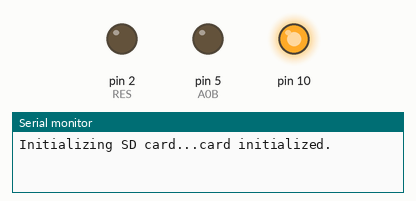
This sketch was run on a simulated Arduino Uno, built for the host (arithmetic inside an expression is 32-bit, double 64-bit). Parts: output pins drawn as LEDs (lit = HIGH), the last lines printed to the serial monitor. Storage starts empty; pins used as bus, display or sensor lines are not drawn.

Above: at 0.1 s.
At 3.1 s:
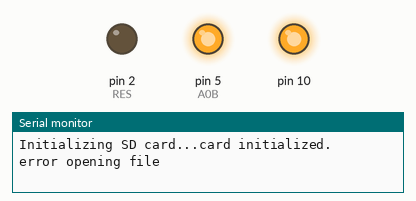
Timing chart, 0 to 4.6 s (numbered marks = the images above):
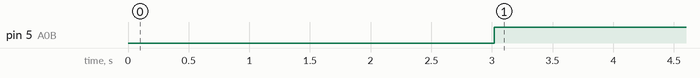

The sketch:

OLEDFrame.ino
```cpp
/*
    e-Gizmo OLED Shield

 Sample codes

 Codes by:
 e-Gizmo Mechatronix Central
 http://www.e-gizmo.com

 ChangeLog:
 06/02/14 - @egizmoMehatronix Central
          - SD library Modified and additional codes
            for gizDuino + and X.


 For gizDuino 328:(UnComment the two define ports
            if you are using the gizDuino 168/328 ONLY)

 For gizDuino + or X: Same procedure in + and X
            if you want to use them.

Go to the *selection of gizDuino Boards to use.

Note: Replace .bmp images with your own images in .bmp format.
*/

#include <SD.h>

const byte REG_SOFTRES = 0x01; //Software Reset
const byte REG_DDISP_ON_OFF = 0x02; //Display ON/OFF SET
const byte REG_DSTBY_ON_OFF = 0x03; //Stanby Mode Set
const byte REG_DFRAME = 0x04; //Set Frame Frequence
const byte REG_WriteDirection = 0x05; //Sets GRAM Writing Direction
const byte REG_ScanDirection = 0x06; //Row Scan Direction
const byte REG_DispSize = 0x07; //Display Size Set
const byte REG_IF_Bus_Sel = 0x08; //Interface bus Select
const byte REG_Data_Masking = 0x09; //Masking Data
const byte REG_MBOXSize = 0x0A; //Data Reading/Writing Box
const byte REG_DISPStart = 0x0B; //Display Start Address
const byte REG_DataWrite = 0x0C; //Reading/Write Dot matrix Display Data
const byte REG_READREG = 0x0D; //Read Register Status
const byte REG_DotCurrent = 0x0E; //Set Dot Marix Current Level
const byte REG_DotPeakCurrent = 0x0F; //Set Dot Marix Peak Current Level
const byte REG_PreC_Width = 0x1C; //Sets Precharge pulse width
const byte REG_PeakWidth = 0x1D; //Set Peak Pulse Width
const byte REG_PeakDelay = 0x1E; //Sets Peak Pulse Delay(0u~63u)
const byte REG_Row_Scan = 0x1F; //Set Row Scan Operation
const byte REG_IF_SEL = 0x2D; //Set Interface Mode
const byte REG_RGB_IF_CTRL = 0x2E; //RGB I/F Control
const byte REG_RGB_IF_POL = 0x2F; //Set RGB I/F Polarity
const byte REG_VCC_R_SEL = 0x30; //Set Internal Regulator for Row Scan
const byte REG_XTALK_Mode = 0x31; //Set XTALK Condition Setting
const byte REG_XTALK_EN = 0x32; //Set XTALK Enable
const byte REG_AGING_EN = 0x35; //Set AGING Mode
const byte REG_Gamma_Tune = 0x3A; //Set Gamma Correction Table Set
const byte REG_Gamma_Initial = 0x3B; //Set Gamma Correction Table Initialize

const byte A0B = 5;
const byte CSB = 4;
const byte WRB = 3;
const byte RES = 2;

byte RED;
byte GREEN;
byte BLUE;

unsigned int Y, X;

/*--------- Selection of gizDuino Boards to use ------------*/

/* For gizDuino 328 */
//#define PORTOLED PORTC
//#define PORTOLEDDDR DDRC

/* For gizDuino +   */
//#define PORTOLED PORTA
//#define PORTOLEDDDR DDRA

/* For gizDuino X  */
#define PORTOLED PORTF
#define PORTOLEDDDR DDRF

/*---------------------------------------------------------*/

const int chipSelect = 4;

void setup() {
  Serial.begin(9600);
    PORTOLEDDDR = ~0x00;    //D0-D7 output
    pinMode(A0B, OUTPUT);
    pinMode(CSB, OUTPUT);
    pinMode(WRB, OUTPUT);
    pinMode(RES, OUTPUT);

    pinMode(7, INPUT_PULLUP);
    pinMode(8, INPUT_PULLUP);
    pinMode(9, INPUT_PULLUP);
    pinMode(10, INPUT_PULLUP);
    pinMode(11, INPUT_PULLUP);
    pinMode(12, INPUT_PULLUP);
//    WRITE_COMMAND(0x01); // Display ON/OFF SET
//    while(1);
    init_OLED();
  Serial.print("Initializing SD card...");
  // make sure that the default chip select pin is set to
  // output, even if you don't use it:
  pinMode(SS, OUTPUT);

  // see if the card is present and can be initialized:
  if (!SD.begin(10, 11, 12, 13)) {
    Serial.println("Card failed, or not present");
    // don't do anything more:
    return;
  }
  Serial.println("card initialized.");
}

void loop() {
  while(1) {
  delay(3000);
        WRITE_COMMAND(REG_DISPStart);
        WRITE_DATA(0x00);
        WRITE_DATA(0x00);
        WRITE_DATA(0x00);
        WRITE_DATA(0x00);
        WRITE_COMMAND(REG_DataWrite);
  // open the file. note that only one file can be open at a time,
  // so you have to close this one before opening another.
  File dataFile = SD.open("1.bmp");

  // if the file is available, write to it:
  if (dataFile) {
    for(Y=0; Y<54; Y++) {
      dataFile.read();
    }
    while (dataFile.available()) {
        WRITE_DATA(dataFile.read() >> 2);
    }
    dataFile.close();
  }
  // if the file isn't open, pop up an error:
  else {
    Serial.println("error opening file");
  }
  delay(3000);

        WRITE_COMMAND(REG_DISPStart);
        WRITE_DATA(0x00);
        WRITE_DATA(0x00);
        WRITE_DATA(0x00);
        WRITE_DATA(0x00);
        WRITE_COMMAND(REG_DataWrite);
  // open the file. note that only one file can be open at a time,
  // so you have to close this one before opening another.
  dataFile = SD.open("adrian.bmp");

  // if the file is available, write to it:
  if (dataFile) {
    for(Y=0; Y<54; Y++) {
      dataFile.read();
    }
    while (dataFile.available()) {
        WRITE_DATA(dataFile.read() >> 2);
    }
    dataFile.close();
  }
  // if the file isn't open, pop up an error:
  else {
    Serial.println("error opening file");
  }

  delay(3000);

        WRITE_COMMAND(REG_DISPStart);
        WRITE_DATA(0x00);
        WRITE_DATA(0x00);
        WRITE_DATA(0x00);
        WRITE_DATA(0x00);
        WRITE_COMMAND(REG_DataWrite);
  // open the file. note that only one file can be open at a time,
  // so you have to close this one before opening another.
  dataFile = SD.open("dheyjem.bmp");

  // if the file is available, write to it:
  if (dataFile) {
    for(Y=0; Y<54; Y++) {
      dataFile.read();
    }
    while (dataFile.available()) {
        WRITE_DATA(dataFile.read() >> 2);
    }
    dataFile.close();
  }
  // if the file isn't open, pop up an error:
  else {
    Serial.println("error opening file");
  }

        WRITE_COMMAND(REG_DISPStart);
        WRITE_DATA(0x00);
        WRITE_DATA(0x00);
        WRITE_DATA(0x00);
        WRITE_DATA(0x00);
        WRITE_COMMAND(REG_DataWrite);
  // open the file. note that only one file can be open at a time,
  // so you have to close this one before opening another.
  dataFile = SD.open("earvin.bmp");

  // if the file is available, write to it:
  if (dataFile) {
    for(Y=0; Y<54; Y++) {
      dataFile.read();
    }
    while (dataFile.available()) {
        WRITE_DATA(dataFile.read() >> 2);
    }
    dataFile.close();
  }
  // if the file isn't open, pop up an error:
  else {
    Serial.println("error opening file");
  }


        WRITE_COMMAND(REG_DISPStart);
        WRITE_DATA(0x00);
        WRITE_DATA(0x00);
        WRITE_DATA(0x00);
        WRITE_DATA(0x00);
        WRITE_COMMAND(REG_DataWrite);
  // open the file. note that only one file can be open at a time,
  // so you have to close this one before opening another.
  dataFile = SD.open("harvey.bmp");

  // if the file is available, write to it:
  if (dataFile) {
    for(Y=0; Y<54; Y++) {
      dataFile.read();
    }
    while (dataFile.available()) {
        WRITE_DATA(dataFile.read() >> 2);
    }
    dataFile.close();
  }
  // if the file isn't open, pop up an error:
  else {
    Serial.println("error opening file");
  }


        WRITE_COMMAND(REG_DISPStart);
        WRITE_DATA(0x00);
        WRITE_DATA(0x00);
        WRITE_DATA(0x00);
        WRITE_DATA(0x00);
        WRITE_COMMAND(REG_DataWrite);
  // open the file. note that only one file can be open at a time,
  // so you have to close this one before opening another.
  dataFile = SD.open("JB.bmp");

  // if the file is available, write to it:
  if (dataFile) {
    for(Y=0; Y<54; Y++) {
      dataFile.read();
    }
    while (dataFile.available()) {
        WRITE_DATA(dataFile.read() >> 2);
    }
    dataFile.close();
  }
  // if the file isn't open, pop up an error:
  else {
    Serial.println("error opening file");
  }


        WRITE_COMMAND(REG_DISPStart);
        WRITE_DATA(0x00);
        WRITE_DATA(0x00);
        WRITE_DATA(0x00);
        WRITE_DATA(0x00);
        WRITE_COMMAND(REG_DataWrite);
  // open the file. note that only one file can be open at a time,
  // so you have to close this one before opening another.
  dataFile = SD.open("jerash.bmp");

  // if the file is available, write to it:
  if (dataFile) {
    for(Y=0; Y<54; Y++) {
      dataFile.read();
    }
    while (dataFile.available()) {
        WRITE_DATA(dataFile.read() >> 2);
    }
    dataFile.close();
  }
  // if the file isn't open, pop up an error:
  else {
    Serial.println("error opening file");
  }


        WRITE_COMMAND(REG_DISPStart);
        WRITE_DATA(0x00);
        WRITE_DATA(0x00);
        WRITE_DATA(0x00);
        WRITE_DATA(0x00);
        WRITE_COMMAND(REG_DataWrite);
  // open the file. note that only one file can be open at a time,
  // so you have to close this one before opening another.
  dataFile = SD.open("ren.bmp");

  // if the file is available, write to it:
  if (dataFile) {
    for(Y=0; Y<54; Y++) {
      dataFile.read();
    }
    while (dataFile.available()) {
        WRITE_DATA(dataFile.read() >> 2);
    }
    dataFile.close();
  }
  // if the file isn't open, pop up an error:
  else {
    Serial.println("error opening file");
  }

  }
    if(!digitalRead(7)) {
        if(RED > 0)
            RED--;
    }
    if(!digitalRead(8)) {
        if(RED < 255)
            RED++;
    }
    if(!digitalRead(9)) {
        if(GREEN > 0)
            GREEN--;
    }
    if(!digitalRead(10)) {
        if(GREEN < 255)
            GREEN++;
    }
    if(!digitalRead(11)) {
        if(BLUE > 0)
            BLUE--;
    }
    if(!digitalRead(12)) {
        if(BLUE < 255)
            BLUE++;
    }
    WRITE_COMMAND(REG_DotCurrent);
    WRITE_DATA(RED >> 4);
    WRITE_DATA(RED & 0x0F);
    WRITE_DATA(GREEN >> 4);
    WRITE_DATA(GREEN & 0x0F);
    WRITE_DATA(BLUE >> 4);
    WRITE_DATA(BLUE & 0x0F);
    Serial.print(RED);
    Serial.print(GREEN);
    Serial.println(BLUE);
    delay(100);
}

void init_OLED() {
    WRITE_COMMAND(REG_SOFTRES); // Software Reset

//    WRITE_COMMAND(REG_DDISP_ON_OFF); // Display ON/OFF SET
//    WRITE_DATA(0x00); // Display OFF

    WRITE_COMMAND(REG_DSTBY_ON_OFF);
    WRITE_DATA(0x00);

    WRITE_COMMAND(REG_DFRAME);
//    WRITE_DATA(0x00);        //60Hz
//    WRITE_DATA(0x01);        //75Hz
    WRITE_DATA(0x02);        //90Hz
//    WRITE_DATA(0x03);        //105Hz
//    WRITE_DATA(0x04);        //120Hz
//    WRITE_DATA(0x05);        //135Hz
//    WRITE_DATA(0x06);        //150Hz

    WRITE_COMMAND(REG_WriteDirection);
//    WRITE_DATA(0x00);        //RGB
    WRITE_DATA(0x08);        //BGR

    WRITE_COMMAND(REG_ScanDirection);
//    WRITE_DATA(0x00);        //
    WRITE_DATA(0x01);        //

    WRITE_COMMAND(REG_IF_Bus_Sel);
    WRITE_DATA(0x00);        //6bit interface bus
//    WRITE_DATA(0x01);        //8bit interface bus
//    WRITE_DATA(0x02);        //9bit interface bus
//    WRITE_DATA(0x03);        //16bit interface bus
//    WRITE_DATA(0x04);        //18bit interface bus

//    WRITE_COMMAND(REG_PeakDelay);
//    WRITE_DATA(0x00);

    WRITE_COMMAND(REG_PeakWidth);
    WRITE_DATA(0x03);
    WRITE_DATA(0x0F);
    WRITE_DATA(0x05);

    WRITE_COMMAND(REG_DotCurrent);
    WRITE_DATA(0x08);
    WRITE_DATA(0x0B);
    WRITE_DATA(0x02);
    WRITE_DATA(0x09);
    WRITE_DATA(0x0A);
    WRITE_DATA(0x0D);

//    WRITE_COMMAND(REG_PreC_Width);
//    WRITE_DATA(0x02);

    WRITE_COMMAND(REG_DDISP_ON_OFF); // Display ON/OFF SET
    WRITE_DATA(0x01); // Display OFF
}

void WRITE_COMMAND(unsigned char db_data)
{
    digitalWrite(A0B, HIGH);  //command
    PORTOLED = ~db_data;
    digitalWrite(CSB, HIGH);
    digitalWrite(WRB, HIGH);
    digitalWrite(WRB, LOW);
    digitalWrite(CSB, LOW);
}

void WRITE_DATA(unsigned char db_data)
{
    digitalWrite(A0B, LOW);  //parameter
    PORTOLED = ~db_data;
    digitalWrite(CSB, HIGH);
    digitalWrite(WRB, HIGH);
    digitalWrite(WRB, LOW);
    digitalWrite(CSB, LOW);
}
```

Measured:
- by itself, pin 5 (A0B): LOW → HIGH at 3.0 s
